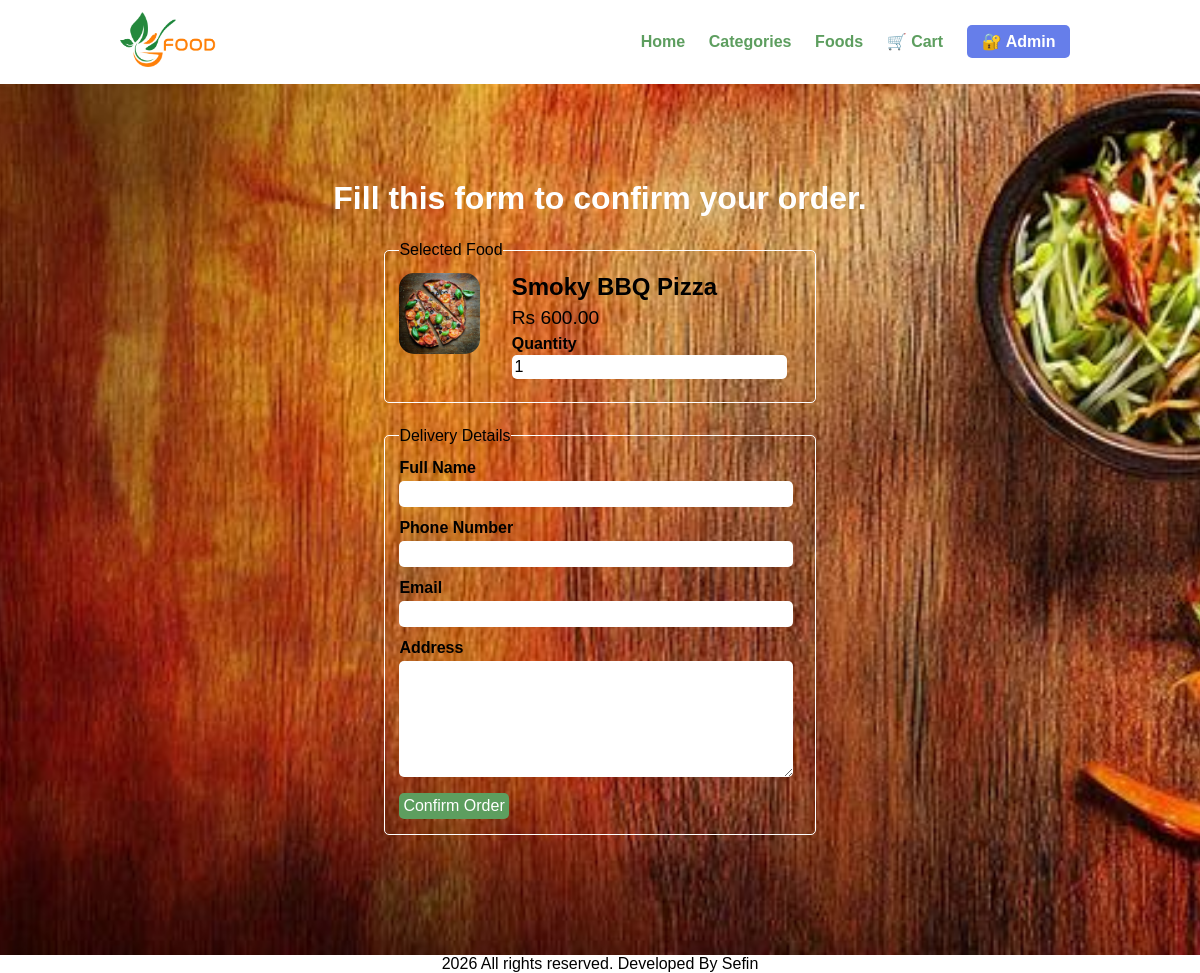
The page /onlinefood-order/order.php?food_id=5 on the database its author committed.
### tables this page shows
CREATE TABLE `tbl_food` (
  `id` int(10) UNSIGNED NOT NULL,
  `title` varchar(100) NOT NULL,
  `description` text NOT NULL,
  `price` decimal(10,2) NOT NULL,
  `image_name` varchar(255) NOT NULL,
  `category_id` int(10) UNSIGNED NOT NULL,
  `featured` varchar(10) NOT NULL,
  `active` varchar(10) NOT NULL
);

### onlinefood-order/order.php (the view, shortened to what this page needs)
<?php include('partials-front/menu.php'); ?>
<?php
if (isset($_GET['food_id']) && is_numeric($_GET['food_id'])) {
    $food_id = intval($_GET['food_id']);
    $sql = "SELECT * FROM tbl_food WHERE id = $food_id";
    $res = mysqli_query($conn, $sql);
    if (mysqli_num_rows($res) === 1) {
        $row = mysqli_fetch_assoc($res);
        $title = $row['title'];
        $price = $row['price'];
        $image_name = $row['image_name'];
    } else {
        header('location:' . SITEURL);
        exit;
    }
} else {
    header('location:' . SITEURL);
    exit;
}
?>
<section class="food-search2">
    <div class="container">
        <h2 class="text-center text-white">Fill this form to confirm your order.</h2>
        <form action="" method="POST" class="order">
            <fieldset>
                <legend>Selected Food</legend>
                <div class="food-menu-img">
                    <?php
                    if ($image_name == "") {
                        echo "<div class='error'>Image not Available.</div>";
                    } else {
                    ?>
                        <img src="<?php echo SITEURL; ?>images/food/<?php echo $image_name; ?>"
                             class="img-responsive img-curve">
                    <?php } ?>
                </div>
                <div class="food-menu-desc">
                    <h3><?php echo htmlspecialchars($title); ?></h3>
                    <p class="food-price">Rs <?php echo $price; ?></p>
                    <div class="order-label">Quantity</div>
                    <input type="number" name="qty" value="1" min="1" max="10"
                           class="input-responsive" required>
                </div>
            </fieldset>
            <fieldset>
                <legend>Delivery Details</legend>
                <div class="order-label">Full Name</div>
                <input type="text" name="full_name" required class="input-responsive">
                <div class="order-label">Phone Number</div>
                <input type="text" name="contact" pattern="\d{10}" maxlength="10"
                       class="input-responsive" required>
                <div class="order-label">Email</div>
                <input type="email" name="email" class="input-responsive" required>
                <div class="order-label">Address</div>
                <textarea name="address" rows="6"
                          class="input-responsive" required></textarea>
                <input type="submit" name="submit" value="Confirm Order"
                       class="btn btn-primary">
            </fieldset>
        </form>
    </div>
</section>
<?php include('partials-front/footer.php'); ?>

### onlinefood-order/css/style.css (style rules this page uses)
* { margin: 0 0; padding: 0 0; font-family: Arial, Helvetica, sans-serif; }
.container { width: 80%; margin: 0 auto; padding: 1%; overflow: hidden; }
.img-responsive { width: 100%; }
.img-curve { border-radius: 15px; }
.text-center { text-align: center; }
.text-white { color: white; }
.btn { padding: 1%; border: none; font-size: 1rem; border-radius: 5px; }
.btn-primary { background-color: #5d9e5f; color: white; cursor: pointer; margin-right: 10px; }
h2 { color: #2f3542; font-size: 2rem; margin-bottom: 2%; }
h3 { font-size: 1.5rem; }
fieldset { border: 1px solid white; margin: 5%; padding: 3%; border-radius: 5px; }
.food-search2 { background-image: url(../images/banner.jpg); background-size: cover; background-repeat: no-repeat; background-position: center; padding: 7% 0; }
.food-menu-img { width: 20%; float: left; }
.food-menu-desc { width: 70%; float: left; margin-left: 8%; }
.food-price { font-size: 1.2rem; margin: 2% 0; }
.order { width: 50%; margin: 0 auto; }
.input-responsive { width: 96%; padding: 1%; margin-bottom: 3%; border: none; border-radius: 5px; font-size: 1rem; }
.order-label { margin-bottom: 1%; font-weight: bold; }

### rows shown on the page
tbl_food: image_name (picture), title "Smoky BBQ Pizza", price "600.00"
